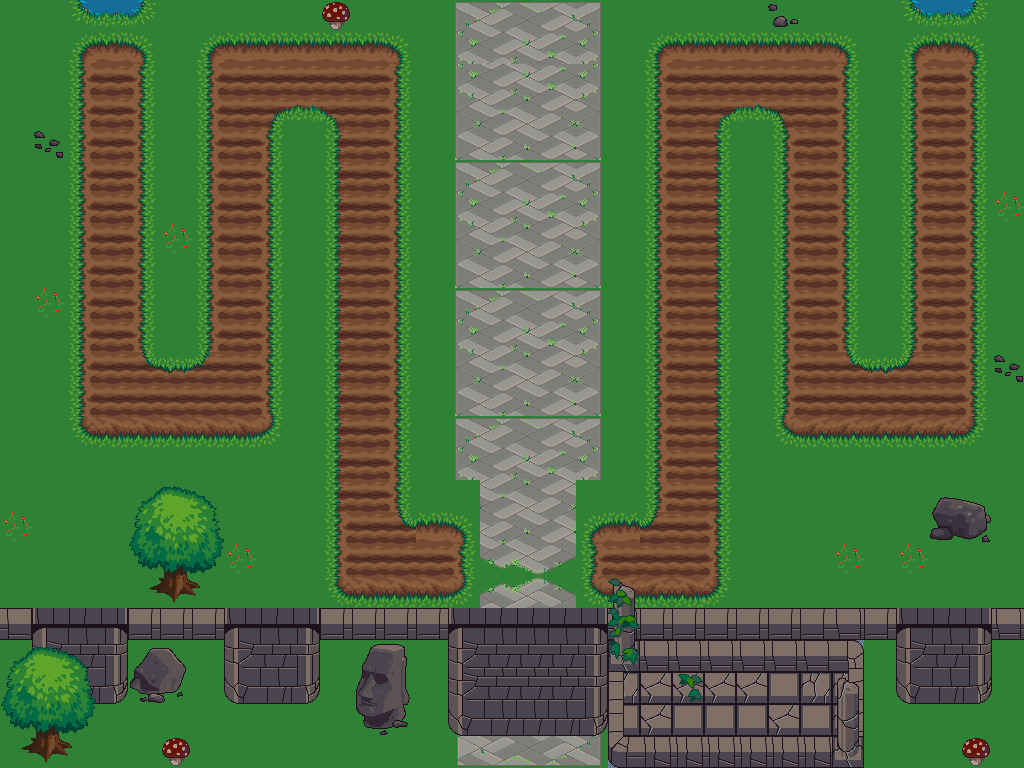

A 2D game scene composited from a Tiled map and its tileset images. What follows is a short description and the map's XML, with each tile layer's data collapsed to a summary:
An orthogonal 32x24 tile map with 32x32 px tiles, 4 tile layers (Bot, Top, Objects, Decorations).

<map version="1.2" tiledversion="1.3.4" orientation="orthogonal" renderorder="right-down" width="32" height="24" tilewidth="32" tileheight="32" infinite="0" nextlayerid="6" nextobjectid="1">
 <editorsettings>
  <export target="Kreta.json" format="json" />
 </editorsettings>
 <tileset firstgid="1" name="terrain_atlas" tilewidth="32" tileheight="32" tilecount="1024" columns="32">
  <image source="../image/terrain_atlas.png" width="1024" height="1024" />
  <tile id="277">
   <properties>
    <property name="path" type="bool" value="true" />
   </properties>
  </tile>
  <tile id="278">
   <properties>
    <property name="path" type="bool" value="true" />
   </properties>
  </tile>
  <tile id="279">
   <properties>
    <property name="path" type="bool" value="true" />
   </properties>
  </tile>
  <tile id="309">
   <properties>
    <property name="path" type="bool" value="true" />
   </properties>
  </tile>
  <tile id="311">
   <properties>
    <property name="path" type="bool" value="true" />
   </properties>
  </tile>
  <tile id="341">
   <properties>
    <property name="path" type="bool" value="true" />
   </properties>
  </tile>
  <tile id="342">
   <properties>
    <property name="path" type="bool" value="true" />
   </properties>
  </tile>
  <tile id="343">
   <properties>
    <property name="path" type="bool" value="true" />
   </properties>
  </tile>
  <tile id="422">
   <properties>
    <property name="start" type="bool" value="true" />
   </properties>
  </tile>
  <tile id="423">
   <properties>
    <property name="start" type="bool" value="true" />
   </properties>
  </tile>
  <tile id="424">
   <properties>
    <property name="start" type="bool" value="true" />
   </properties>
  </tile>
  <tile id="549">
   <properties>
    <property name="path" type="bool" value="true" />
   </properties>
  </tile>
  <tile id="550">
   <properties>
    <property name="path" type="bool" value="true" />
   </properties>
  </tile>
  <tile id="551">
   <properties>
    <property name="path" type="bool" value="true" />
   </properties>
  </tile>
  <tile id="581">
   <properties>
    <property name="path" type="bool" value="true" />
   </properties>
  </tile>
  <tile id="582">
   <properties>
    <property name="path" type="bool" value="true" />
   </properties>
  </tile>
  <tile id="583">
   <properties>
    <property name="path" type="bool" value="true" />
   </properties>
  </tile>
  <tile id="609">
   <properties>
    <property name="meta" type="bool" value="true" />
   </properties>
  </tile>
  <tile id="610">
   <properties>
    <property name="meta" type="bool" value="true" />
   </properties>
  </tile>
  <tile id="611">
   <properties>
    <property name="meta" type="bool" value="true" />
   </properties>
  </tile>
  <tile id="613">
   <properties>
    <property name="path" type="bool" value="true" />
   </properties>
  </tile>
  <tile id="614">
   <properties>
    <property name="path" type="bool" value="true" />
   </properties>
  </tile>
  <tile id="615">
   <properties>
    <property name="path" type="bool" value="true" />
   </properties>
  </tile>
 </tileset>
 <layer id="1" name="Bot" width="32" height="24">
  <data>[768 cells, 765 non-empty, 10 distinct tile ids]</data>
 </layer>
 <layer id="3" name="Top" width="32" height="24">
  <data>[768 cells, 475 non-empty, 63 distinct tile ids]</data>
 </layer>
 <layer id="4" name="Objects" width="32" height="24">
  <data>[768 cells, 104 non-empty, 53 distinct tile ids]</data>
 </layer>
 <layer id="5" name="Decorations" width="32" height="24">
  <data>[768 cells, 18 non-empty, 10 distinct tile ids]</data>
 </layer>
</map>
